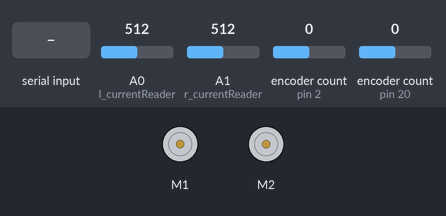
The sketch below on a simulated Arduino Mega 2560, built with avr-gcc and run on an emulated ATmega2560. On the bench: 2 × DC motor (green arrow = forward, orange = backward, longer = faster). The inputs (shaded band) are chosen by the test bench; at power-on: A0 (l_currentReader) = 512, A1 (r_currentReader) = 512, encoder count (sensors on pin 2, pin 20) 0. What the sketch prints to the serial monitor is not drawn.

Above: at 1.2 s.
1.3 s: "90,45,200\n" received over the second serial link
2.8 s: "r90\n" received over the second serial link
At 3.1 s:
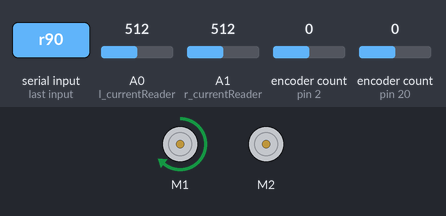
4.3 s: "r,45\n" received over the second serial link
At 5.5 s:
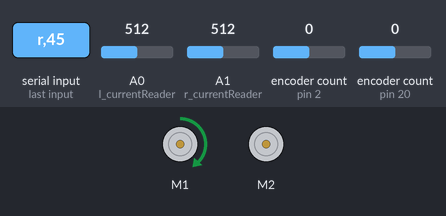
5.8 s: "l90\n" received over the second serial link
At 6.6 s:
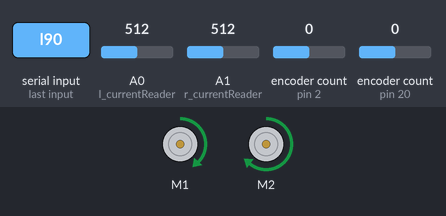
7.3 s: "l,45\n" received over the second serial link
At 7.9 s:
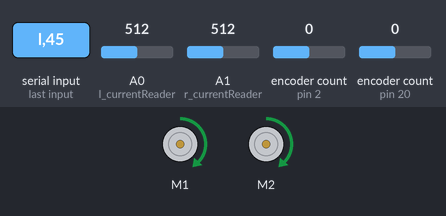
8.8 s: "r" received over the second serial link
At 10.8 s:
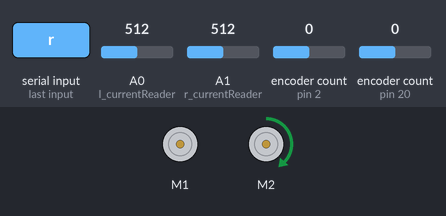
Timing chart, 0 to 12.3 s (numbered marks = the images above; inputs shaded):
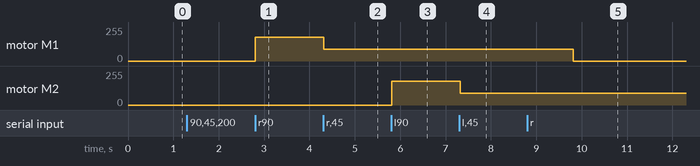

Measured:
- after the input at 2.8 s, motor M1: stopped → forward 180/255 at once
- after the input at 4.3 s, motor M1: forward 180/255 → forward 90/255 at once
- after the input at 5.8 s, motor M2: stopped → forward 180/255 at once
- after the input at 7.3 s, motor M2: forward 180/255 → forward 90/255 at once
- after the input at 8.8 s, motor M1: forward 90/255 → stopped after 1.0 s

The sketch:

arduinoMega.ino
```cpp
#include <Encoder.h>
#include <Sabertooth.h>

const int l_currentReader = A0;
const int  r_currentReader = A1;

float r_motorSpeed = 0.0;
float l_motorSpeed = 0.0;

Encoder leftEnc(2, 3);
Encoder rightEnc(20, 21);
Sabertooth saberTooth(128, Serial2);

void sendEncoderData(){
  Serial1.print(leftEnc.read());
  Serial1.print(rightEnc.read());
}

void sendCurrentData(){
  Serial1.print(analogRead(l_currentReader));
  Serial1.print(analogRead(r_currentReader));
}

void setup() {
  Serial.begin(9600);
  Serial1.begin(9600); // serial comm. with nodeMCU
  Serial2.begin(9600); // serial comm. with motor driver

  leftEnc.write(0);
  rightEnc.write(0);
}

void loop() {

  while(!Serial1.available()){
    Serial1.print('s');
    /* encoder feedback */
    sendEncoderData();
    /* current feedback */
    sendCurrentData();
    delay(10);
  }

  char identifier = Serial1.read();
  if(identifier == 'r'){ r_motorSpeed = Serial1.parseFloat(); }
  else if(identifier == 'l'){ l_motorSpeed = Serial1.parseFloat(); }
  else{ Serial1.read(); }

  identifier = Serial1.read();
  if(identifier == 'r'){ r_motorSpeed = Serial1.parseFloat(); }
  else if(identifier == 'l'){ l_motorSpeed = Serial1.parseFloat(); }
  else{ Serial1.read(); }

  Serial.println("-----------");
  Serial.print("R : ");Serial.println(r_motorSpeed);
  Serial.print("L : ");Serial.println(l_motorSpeed);
  Serial.println("-----------");

  saberTooth.motor(1,r_motorSpeed);
  saberTooth.motor(2,l_motorSpeed);

  Serial.print('s');
  /* encoder feedback */
  sendEncoderData();
  /* current feedback */
  sendCurrentData();
}
```
